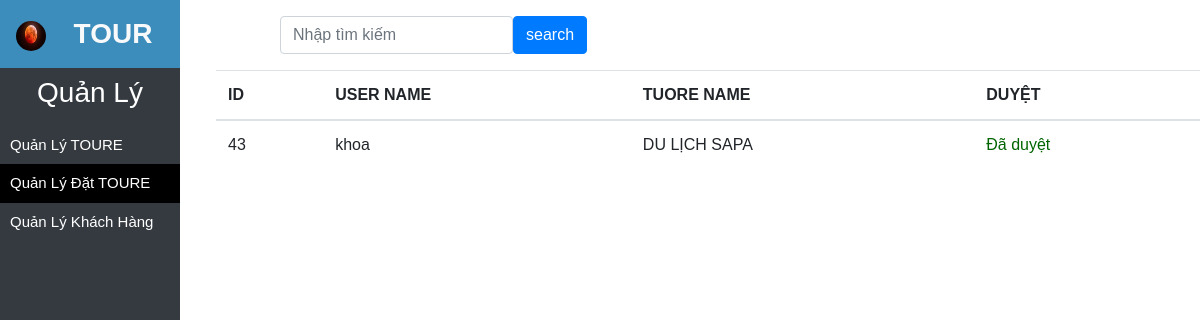
The page /admin/view/datToure.php (signed in) on the database its author committed.
### tables this page shows
CREATE TABLE `dat_toure` (
  `id` int(100) NOT NULL,
  `user_name` varchar(100) NOT NULL,
  `toure_name` varchar(100) NOT NULL,
  `amount` int(100) NOT NULL,
  `type` tinyint(4) NOT NULL DEFAULT '0'
);

### common/connect.php (called while the page is built, shortened)
<?php
	function conn(){
		$conn = mysqli_connect('localhost','root','','dlich');
		$conn->set_charset('utf8');
		return $conn;
	}
?>

### admin/view/datToure.php (the view, shortened to what this page needs)
<?php
include 'header.php';
?>
<div id="product-right">
    <div>
        <form class="form-inline m-3">
            <div class="form-group ml-5">
                <input type="text" class="form-control" name="search" id="exampleInputEmail2" placeholder="Nhập tìm kiếm" required>
            </div>
            <button type="submit" name="search-bt" class="btn btn-primary">search</button>
        </form>
    </div>
    <table class="table">
        <thead>
        <tr>
            <th>ID</th>
            <th>USER NAME</th>
            <th>TUORE NAME</th>
            <th>DUYỆT</th>
        </tr>
        </thead>
        <tbody>
        <?php
        if (isset($_GET['search-bt'])) {
            $keyword = $_GET['search'];
            $toureSql = "SELECT * FROM `dat_toure` WHERE user_name LIKE '%$keyword%' or toure_name LIKE '%$keyword%'";
        }else{
            $toureSql = "SELECT * FROM `dat_toure` WHERE 1";
        }
        $toures = conn()->query($toureSql);
        while($toure = $toures->fetch_assoc()){
            ?>
            <tr>
                <td scope="row"><?php echo $toure['id'];?></td>
                <td><?php echo $toure['user_name'];?></td>
                <td><?php echo $toure['toure_name'];?></td>
                <td>
                    <?php
                         if($toure['type']==1) echo '<span style="color:darkgreen">Đã duyệt</span>';
                         else echo '<a href="duyetToure.php?idsend='.$toure['id'].'"  class="btn btn-danger">Duyệt</a>';
                    ?>
                </td>
            </tr>
            <?php
        }
        ?>
        </tbody>
    </table>
</div>
</body>

### admin/assets/css/style.css (style rules this page uses)
* { margin: 0; padding: 0; }
body { font-family: Arial; position: relative; }
#product-right { padding-left: 18%; }

### rows shown on the page
dat_toure: id "43", user_name "khoa", toure_name "DU LỊCH SAPA", type "Đã duyệt"
